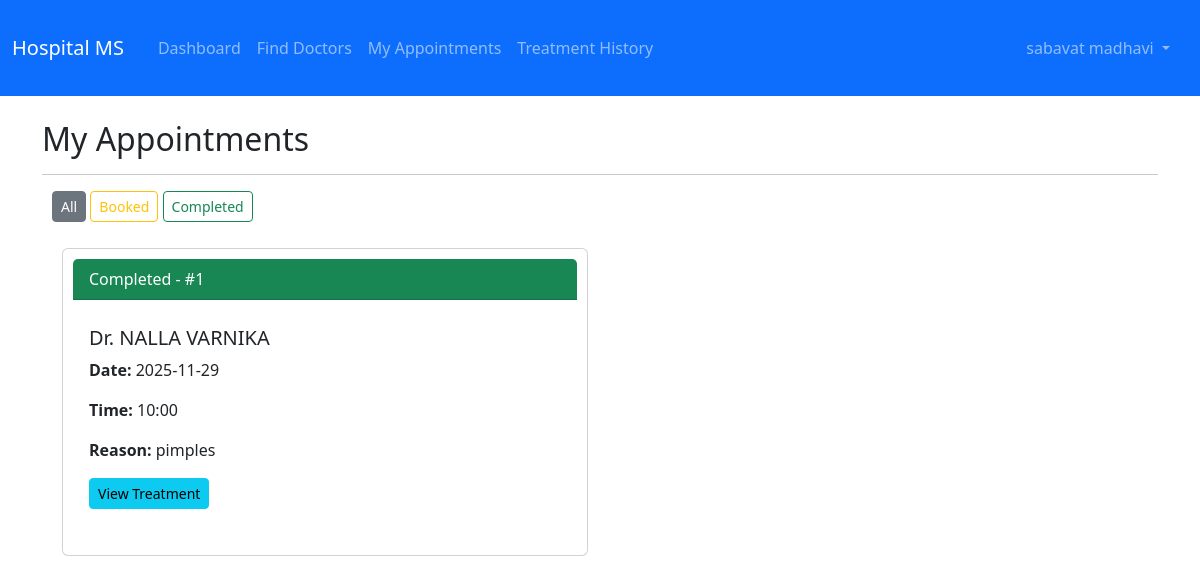
The app's page /patient/appointments (signed in) with its own data.
### backend/app.py (models this page shows, shortened)
class User(UserMixin, db.Model):
    id = db.Column(db.Integer, primary_key=True)
    username = db.Column(db.String(180), unique=True, nullable=False)
    email = db.Column(db.String(100), unique=True, nullable=False)
    password_hash = db.Column(db.String(100), nullable=False)
    role = db.Column(db.String(50), nullable=False)
    full_name = db.Column(db.String(80), nullable=False)
    phone = db.Column(db.String(10))
    is_active = db.Column(db.Boolean, default=True)
    created_at = db.Column(db.DateTime, default=datetime.utcnow)

class Appointment(db.Model):
    id = db.Column(db.Integer, primary_key=True)
    patient_id = db.Column(db.Integer, db.ForeignKey('patient.id'), nullable=False)
    doctor_id = db.Column(db.Integer, db.ForeignKey('doctor.id'), nullable=False)
    appointment_date = db.Column(db.Date, nullable=False)
    appointment_time = db.Column(db.Time, nullable=False)
    status = db.Column(db.String(50), default='Booked')
    reason = db.Column(db.Text)
    created_at = db.Column(db.DateTime, default=datetime.utcnow)
    treatment = db.relationship('Treatment', backref='appointment', uselist=False, cascade='all, delete-orphan')

### backend/app.py (the view)
@app.route('/patient/appointments')
@login_required
@role_required('patient')
def patient_appointments():
    patient = Patient.query.filter_by(user_id=current_user.id).first()
    status = request.args.get('status', 'all')
    query = Appointment.query.filter_by(patient_id=patient.id)
    if status != 'all': query = query.filter_by(status=status)
    return render_template('patient/my_appointments.html',
        appointments=query.order_by(Appointment.appointment_date.desc()).all(), status_filter=status)

### backend/app.py (called while the page is built)
@login_manager.user_loader
def load_user(user_id): return User.query.get(int(user_id))

def role_required(role):
    def decorator(f):
        @wraps(f)
        def decorated_function(*args, **kwargs):
            if not current_user.is_authenticated or current_user.role != role:
                flash('Access denied', 'danger')
                return redirect(url_for('index'))
            return f(*args, **kwargs)
        return decorated_function
    return decorator

### frontend/templates/patient/my_appointments.html (shortened to what this page needs)
{% extends "base.html" %}
{% block content %}
<h2>My Appointments</h2>
<hr>
<div class="mb-3">
    <a href="{{ url_for('patient_appointments', status='all') }}" class="btn btn-sm btn-outline-secondary {% if status_filter == 'all' %}active{% endif %}">All</a>
    <a href="{{ url_for('patient_appointments', status='Booked') }}" class="btn btn-sm btn-outline-warning {% if status_filter == 'Booked' %}active{% endif %}">Booked</a>
    <a href="{{ url_for('patient_appointments', status='Completed') }}" class="btn btn-sm btn-outline-success {% if status_filter == 'Completed' %}active{% endif %}">Completed</a>
</div>
<div class="row">
    {% for a in appointments %}
    <div class="col-md-6 mb-3"><div class="card h-100"><div class="card-header bg-{{ 'success' if a.status == 'Completed' else 'warning' if a.status == 'Booked' else 'danger' }} text-white">{{ a.status }} - #{{ a.id }}</div><div class="card-body">
        <h5>Dr. {{ a.doctor.user.full_name }}</h5>
        <p><strong>Date:</strong> {{ a.appointment_date }}</p>
        <p><strong>Time:</strong> {{ a.appointment_time.strftime('%H:%M') }}</p>
        <p><strong>Reason:</strong> {{ a.reason if a.reason else 'Not specified' }}</p>
        {% if a.status == 'Booked' %}
        <form method="POST" action="{{ url_for('cancel_appointment', appointment_id=a.id) }}" onsubmit="return confirm('Cancel?')">
            <button class="btn btn-danger btn-sm">Cancel</button>
        </form>
        {% elif a.status == 'Completed' and a.treatment %}
        <a href="{{ url_for('treatment_history') }}" class="btn btn-info btn-sm">View Treatment</a>
        {% endif %}
    </div></div></div>
    {% endfor %}
</div>
{% endblock %}

### frontend/templates/base.html (shortened to what this page needs)
<!DOCTYPE html>
<html lang="en">
<head>
    <link href="https://cdn.jsdelivr.net/npm/bootstrap@5.3.0/dist/css/bootstrap.min.css" rel="stylesheet">
    <link rel="stylesheet" href="https://cdn.jsdelivr.net/npm/bootstrap-icons@1.10.0/font/bootstrap-icons.css">
    <link rel="stylesheet" href="{{ url_for('static', filename='css/style.css') }}">
</head>
<body>
    <nav class="navbar navbar-expand-lg navbar-dark bg-primary">
        <div class="container-fluid">
            <a class="navbar-brand" href="{{ url_for('index') }}"> Hospital MS</a>
            <div class="collapse navbar-collapse" id="navbarNav">
                <ul class="navbar-nav me-auto">
                    {% if current_user.is_authenticated %}
                        {% if current_user.role == 'admin' %}
                            <li class="nav-item"><a class="nav-link" href="{{ url_for('admin_dashboard') }}"> Dashboard</a></li>
                            <li class="nav-item"><a class="nav-link" href="{{ url_for('admin_doctors') }}"> Doctors</a></li>
                            <li class="nav-item"><a class="nav-link" href="{{ url_for('admin_patients') }}"> Patients</a></li>
                            <li class="nav-item"><a class="nav-link" href="{{ url_for('admin_appointments') }}">Appointments</a></li>
                            <li class="nav-item"><a class="nav-link" href="{{ url_for('admin_search') }}"> Search</a></li>
                        {% elif current_user.role == 'patient' %}
                            <li class="nav-item"><a class="nav-link" href="{{ url_for('patient_dashboard') }}">Dashboard</a></li>
                            <li class="nav-item"><a class="nav-link" href="{{ url_for('patient_doctors') }}"> Find Doctors</a></li>
                            <li class="nav-item"><a class="nav-link" href="{{ url_for('patient_appointments') }}"> My Appointments</a></li>
                            <li class="nav-item"><a class="nav-link" href="{{ url_for('treatment_history') }}"> Treatment History</a></li>
                        {% endif %}
                    {% endif %}
                </ul>
                <ul class="navbar-nav">
                    {% if current_user.is_authenticated %}
                        <li class="nav-item dropdown">
                            <a class="nav-link dropdown-toggle" href="#" id="navbarDropdown" role="button" data-bs-toggle="dropdown">
                               {{ current_user.full_name }}
                            </a>
                        </li>
                    {% else %}
                        <li class="nav-item"><a class="nav-link" href="{{ url_for('login') }}"> Login</a></li>
                        <li class="nav-item"><a class="nav-link" href="{{ url_for('register') }}"> Register</a></li>
                    {% endif %}
                </ul>
            </div>
        </div>
    </nav>
    <main class="container my-4">
        {% block content %}{% endblock %}
    </main>
</body>
</html>

### frontend/static/css/style.css (style rules this page uses)
p { font-size: 16px; }
div { margin: 10px; }
a { text-decoration: none; }

### records on screen
User: full_name "sabavat madhavi"
Appointment: status "Completed", id "1", doctor.user.full_name "NALLA VARNIKA", appointment_date "2025-11-29", appointment_time "10:00", reason "pimples"
